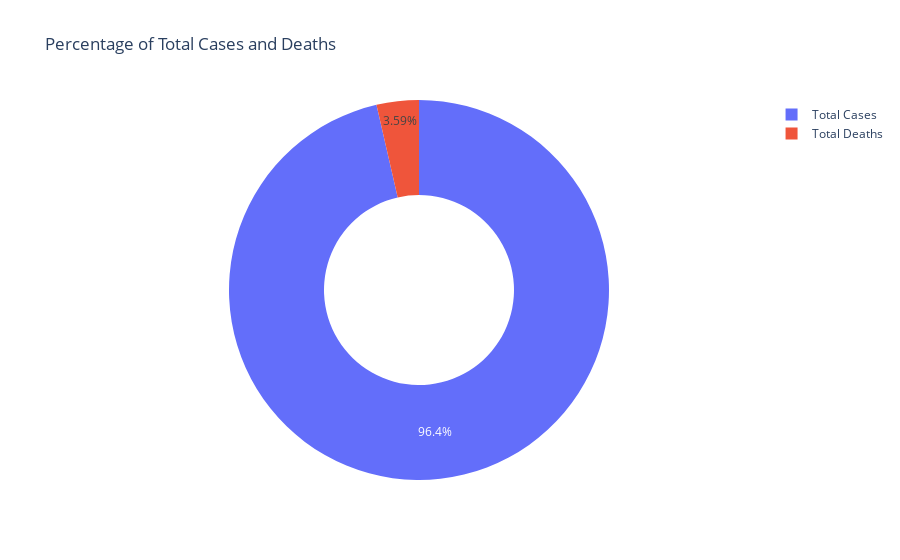

The notebook cell saved with this chart:
### Code cell
cases = data["Total Cases"].sum()
deceased = data["Total Deaths"].sum()

labels = ["Total Cases", "Total Deaths"]
values = [cases, deceased]

fig = px.pie(data, values=values, names=labels, 
             title='Percentage of Total Cases and Deaths', hole=0.5)
fig.show()

### Figure 1 — Plotly figure (JSON) as saved in the notebook; plotly's stock layout.template omitted (floating-point values rounded to 4 significant figures)
{"data": [{"domain": {"x": [0, 1], "y": [0, 1]}, "hole": 0.5, "hovertemplate": "label=%{label}<br>value=%{value}<extra></extra>", "labels": ["Total Cases", "Total Deaths"], "legendgroup": "", "name": "", "showlegend": true, "type": "pie", "values": [3133760956, 116851104]}], "layout": {"legend": {"tracegroupgap": 0}, "title": {"text": "Percentage of Total Cases and Deaths"}}}
